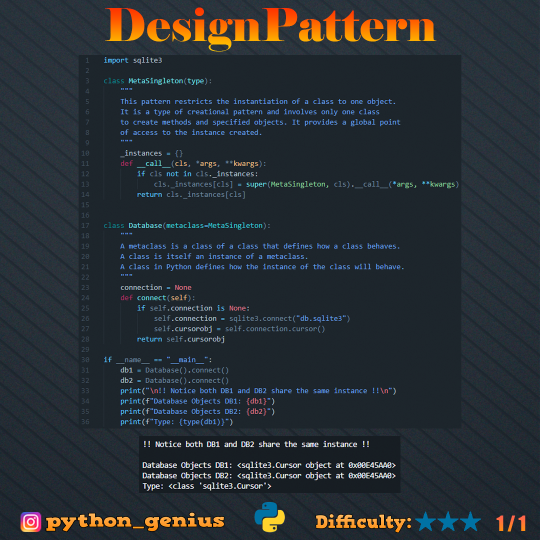
#> input picture Design_Pattern.png, 1080 x 1080 px, given in place of image.jpg, which was not available (shown at 1/2 size)
$ python OpenCV-Basics.py
#> lines starting #> are read from the running program, lines starting #| are printed output that depends on the picture; after the words box and inside, x2 and y2 are one past the last pixel; in counts of white or black regions, pixels touching at a corner belong together; pictures that were not available may be replaced by others from this repository, and a replacement may not be noted
import os
import cv2
import random
import datetime

class ImageRotate(object):
    def __init__(self, image):
        # Load the image into OpenCV and converts it into a numpy array.
#> called with image = 'image.jpg'
        self.image_name = image.split("/")[-1]
        self.image = cv2.imread(image, 1)
#> self.image is the input picture: shape (1080, 1080, 3); mean B, G, R 52.4, 47.1, 40.7
        # Timestamp for image_name
        self.timestamp = datetime.datetime.now().strftime("%d%m%H%M%S")
        # Creates a folder for manipulated pictures.
        if not os.path.exists("Results/"):
            os.mkdir("Results")

    def save_image(self):
        # Save the image to the Results folder.
        cv2.imwrite(f"Results/{self.image_name}_{self.timestamp}", self.image)

    def show_image(self):
        # Shows the image until a key is pressed.
        cv2.imshow("Manipulated Image", self.image)
        cv2.waitKey(0)
        cv2.destroyAllWindows()

    def rotation(self):
        # Resize the image.
        self.image = cv2.resize(self.image, (0, 0), fx=.5, fy=.5)
        # Rotates the image.
        self.image = cv2.rotate(self.image, cv2.cv2.ROTATE_90_CLOCKWISE)
        self.show_image()

    def scramble(self):
        # Fills first 100 rows of the picture array with random colors
        for i in range(100):
            for j in range(self.image.shape[1]):
                # Color-code: Blue, Green, Red
                self.image[i][j] = [random.randrange(255),
                                    random.randrange(255),
                                    random.randrange(255)]
        self.show_image()

    def slice(self):
        # copies the pixels from row 500 to 700 and column 600 to 900
        cut = self.image[500:700, 600:900]
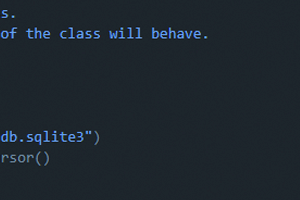
#> cut: shape (200, 300, 3); mean B, G, R 46.8, 39, 29.9
        # Replaces pixels with the copied pixels
        self.image[100:300, 650:950] = cut
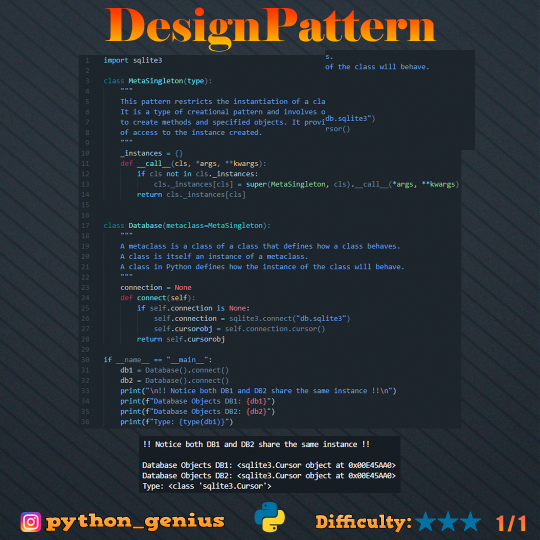
#> self.image: shape (1080, 1080, 3) (shown at 1/2 size); 3.62% of pixels changed, all inside (x1, y1, x2, y2) = (650, 100, 950, 300)
        self.show_image()

if __name__ == "__main__":
    # img = input(r"Enter path to picture  >> ")
    img = "image.jpg"
    image = ImageRotate(img)
    image.slice()

$ run again, on Encryption.png
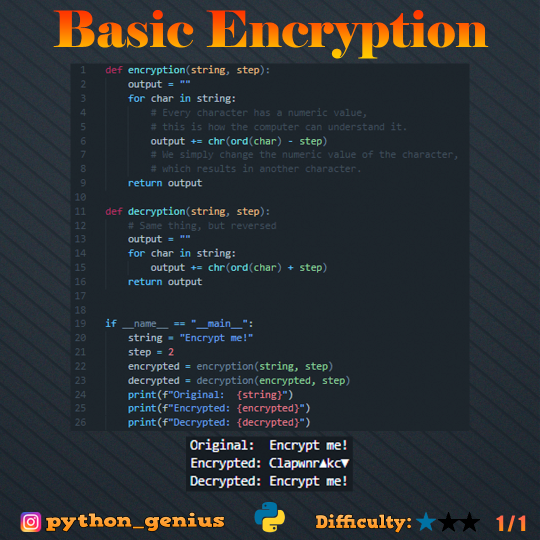
#> input picture Encryption.png, 1080 x 1080 px, given in place of image.jpg, which was not available (shown at 1/2 size)
#> in __init__, self.image is the input picture: shape (1080, 1080, 3); mean B, G, R 51.4, 47.7, 42.8
#> in slice, `cut = self.image[500:700, 600:900]`:
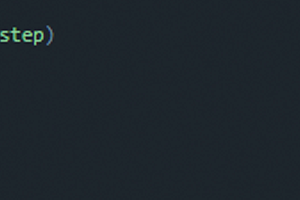
#> cut: shape (200, 300, 3); mean B, G, R 44.1, 37.8, 29.2
#> in slice, `self.image[100:300, 650:950] = cut`:
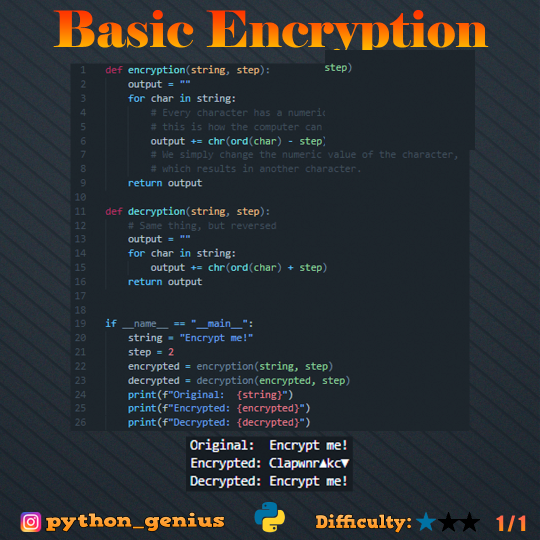
#> self.image: shape (1080, 1080, 3) (shown at 1/2 size); 3.57% of pixels changed, all inside (x1, y1, x2, y2) = (650, 100, 950, 300)

$ run again, on Functions.png
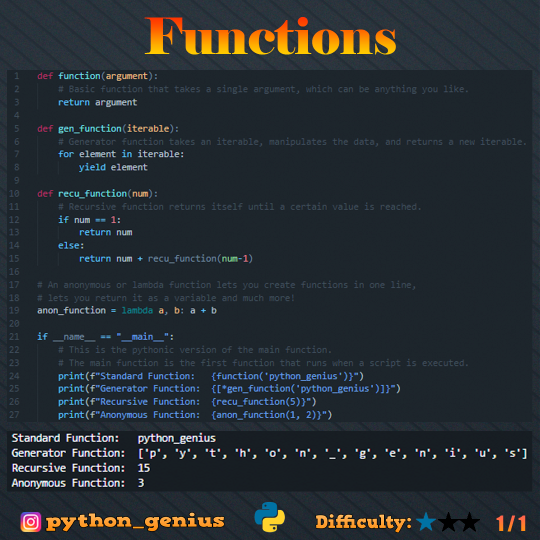
#> input picture Functions.png, 1080 x 1080 px, given in place of image.jpg, which was not available (shown at 1/2 size)
#> in __init__, self.image is the input picture: shape (1080, 1080, 3); mean B, G, R 50.1, 45.2, 38.6
#> in slice, `cut = self.image[500:700, 600:900]`:
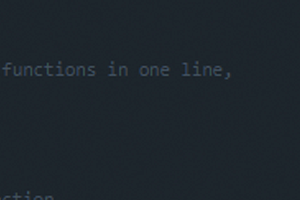
#> cut: shape (200, 300, 3); mean B, G, R 44.3, 37.6, 29.3
#> in slice, `self.image[100:300, 650:950] = cut`:
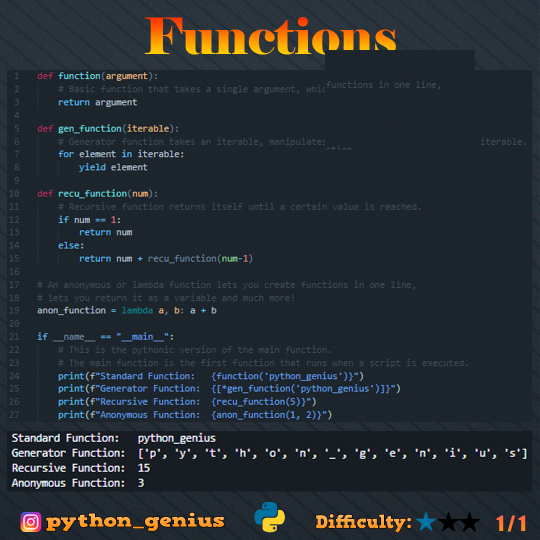
#> self.image: shape (1080, 1080, 3) (shown at 1/2 size); 3.8% of pixels changed, all inside (x1, y1, x2, y2) = (650, 100, 950, 300)
